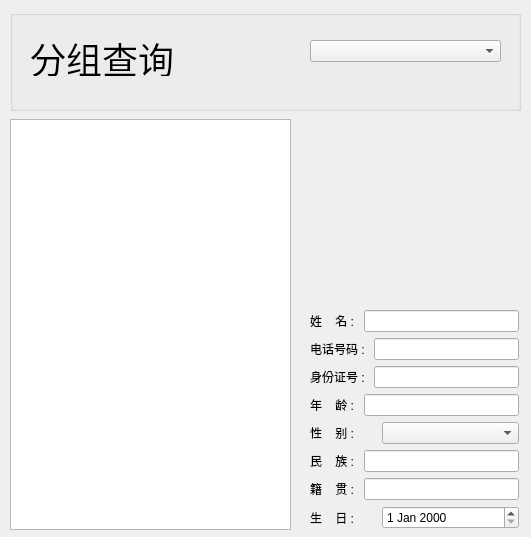
<?xml version="1.0" encoding="UTF-8"?>
<ui version="4.0">
 <class>sgroupDialog</class>
 <widget class="QDialog" name="sgroupDialog">
  <property name="geometry">
   <rect>
    <x>0</x>
    <y>0</y>
    <width>531</width>
    <height>537</height>
   </rect>
  </property>
  <property name="windowTitle">
   <string>Dialog</string>
  </property>
  <widget class="QLabel" name="label">
   <property name="geometry">
    <rect>
     <x>330</x>
     <y>119</y>
     <width>161</width>
     <height>181</height>
    </rect>
   </property>
   <property name="text">
    <string/>
   </property>
  </widget>
  <widget class="QGroupBox" name="groupBox">
   <property name="geometry">
    <rect>
     <x>10</x>
     <y>10</y>
     <width>511</width>
     <height>101</height>
    </rect>
   </property>
   <property name="title">
    <string/>
   </property>
   <widget class="QLabel" name="label_8">
    <property name="geometry">
     <rect>
      <x>20</x>
      <y>30</y>
      <width>144</width>
      <height>36</height>
     </rect>
    </property>
    <property name="font">
     <font>
      <pointsize>27</pointsize>
     </font>
    </property>
    <property name="text">
     <string>分组查询</string>
    </property>
   </widget>
   <widget class="QComboBox" name="comboBox_2">
    <property name="geometry">
     <rect>
      <x>300</x>
      <y>30</y>
      <width>191</width>
      <height>22</height>
     </rect>
    </property>
   </widget>
  </widget>
  <widget class="QTableView" name="tableView">
   <property name="geometry">
    <rect>
     <x>10</x>
     <y>119</y>
     <width>281</width>
     <height>411</height>
    </rect>
   </property>
  </widget>
  <widget class="QWidget" name="layoutWidget">
   <property name="geometry">
    <rect>
     <x>310</x>
     <y>310</y>
     <width>209</width>
     <height>220</height>
    </rect>
   </property>
   <layout class="QVBoxLayout" name="verticalLayout">
    <item>
     <layout class="QHBoxLayout" name="horizontalLayout">
      <item>
       <widget class="QLabel" name="label_2">
        <property name="text">
         <string>姓    名 : </string>
        </property>
       </widget>
      </item>
      <item>
       <widget class="QLineEdit" name="lineEdit">
        <property name="alignment">
         <set>Qt::AlignRight|Qt::AlignTrailing|Qt::AlignVCenter</set>
        </property>
       </widget>
      </item>
     </layout>
    </item>
    <item>
     <layout class="QHBoxLayout" name="horizontalLayout_2">
      <item>
       <widget class="QLabel" name="label_3">
        <property name="text">
         <string>电话号码 : </string>
        </property>
       </widget>
      </item>
      <item>
       <widget class="QLineEdit" name="lineEdit_2">
        <property name="alignment">
         <set>Qt::AlignRight|Qt::AlignTrailing|Qt::AlignVCenter</set>
        </property>
       </widget>
      </item>
     </layout>
    </item>
    <item>
     <layout class="QHBoxLayout" name="horizontalLayout_4">
      <item>
       <widget class="QLabel" name="label_5">
        <property name="text">
         <string>身份证号 : </string>
        </property>
       </widget>
      </item>
      <item>
       <widget class="QLineEdit" name="lineEdit_3">
        <property name="alignment">
         <set>Qt::AlignRight|Qt::AlignTrailing|Qt::AlignVCenter</set>
        </property>
       </widget>
      </item>
     </layout>
    </item>
    <item>
     <layout class="QHBoxLayout" name="horizontalLayout_5">
      <item>
       <widget class="QLabel" name="label_6">
        <property name="text">
         <string>年    龄 : </string>
        </property>
       </widget>
      </item>
      <item>
       <widget class="QLineEdit" name="lineEdit_4">
        <property name="minimumSize">
         <size>
          <width>0</width>
          <height>0</height>
         </size>
        </property>
        <property name="alignment">
         <set>Qt::AlignRight|Qt::AlignTrailing|Qt::AlignVCenter</set>
        </property>
       </widget>
      </item>
     </layout>
    </item>
    <item>
     <layout class="QHBoxLayout" name="horizontalLayout_6">
      <item>
       <widget class="QLabel" name="label_7">
        <property name="maximumSize">
         <size>
          <width>66</width>
          <height>16777215</height>
         </size>
        </property>
        <property name="text">
         <string>性    别 : </string>
        </property>
       </widget>
      </item>
      <item>
       <widget class="QComboBox" name="comboBox">
        <property name="enabled">
         <bool>true</bool>
        </property>
        <property name="minimumSize">
         <size>
          <width>0</width>
          <height>0</height>
         </size>
        </property>
        <property name="layoutDirection">
         <enum>Qt::LeftToRight</enum>
        </property>
        <item>
         <property name="text">
          <string/>
         </property>
        </item>
        <item>
         <property name="text">
          <string>男</string>
         </property>
        </item>
        <item>
         <property name="text">
          <string>女</string>
         </property>
        </item>
       </widget>
      </item>
     </layout>
    </item>
    <item>
     <layout class="QHBoxLayout" name="horizontalLayout_7">
      <item>
       <widget class="QLabel" name="label_9">
        <property name="text">
         <string>民    族 : </string>
        </property>
       </widget>
      </item>
      <item>
       <widget class="QLineEdit" name="lineEdit_6">
        <property name="alignment">
         <set>Qt::AlignRight|Qt::AlignTrailing|Qt::AlignVCenter</set>
        </property>
       </widget>
      </item>
     </layout>
    </item>
    <item>
     <layout class="QHBoxLayout" name="horizontalLayout_9">
      <item>
       <widget class="QLabel" name="label_10">
        <property name="text">
         <string>籍    贯 : </string>
        </property>
       </widget>
      </item>
      <item>
       <widget class="QLineEdit" name="lineEdit_7">
        <property name="alignment">
         <set>Qt::AlignRight|Qt::AlignTrailing|Qt::AlignVCenter</set>
        </property>
       </widget>
      </item>
     </layout>
    </item>
    <item>
     <layout class="QHBoxLayout" name="horizontalLayout_3">
      <item>
       <widget class="QLabel" name="label_4">
        <property name="maximumSize">
         <size>
          <width>66</width>
          <height>16777215</height>
         </size>
        </property>
        <property name="text">
         <string>生    日 : </string>
        </property>
       </widget>
      </item>
      <item>
       <widget class="QDateEdit" name="dateEdit">
        <property name="minimumSize">
         <size>
          <width>0</width>
          <height>0</height>
         </size>
        </property>
       </widget>
      </item>
     </layout>
    </item>
   </layout>
  </widget>
 </widget>
 <resources/>
 <connections/>
</ui>
